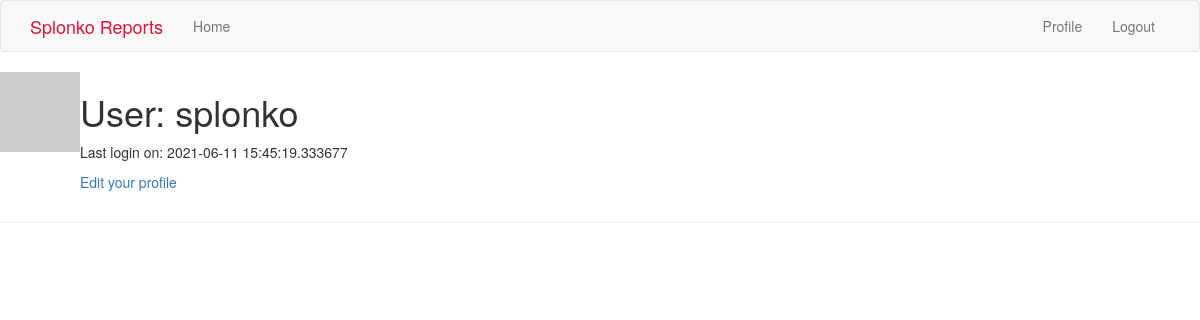
/user/splonko (signed in), run on an earlier commit of the app's database.
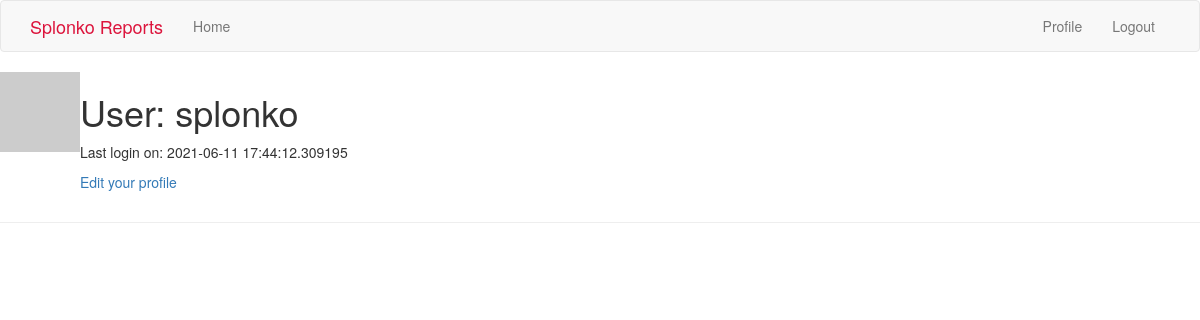
And on a later commit of the database.
### app/models.py (models this page shows, shortened)
class User(UserMixin, db.Model):
    id = db.Column(db.Integer, primary_key=True)
    username = db.Column(db.String(64), index=True, unique=True)
    email = db.Column(db.String(120), index=True, unique=True)
    password_hash = db.Column(db.String(128))
    about_me = db.Column(db.String(140))
    last_login = db.Column(db.DateTime, default=datetime.utcnow)
    def avatar(self, size):
        digest = md5(self.email.lower().encode('utf-8')).hexdigest()
        return 'https://www.gravatar.com/avatar/{}?d=identicon&s={}'.format(
            digest, size)

### app/routes.py (the view)
@app.route('/user/<username>')
@login_required
def user(username):
    user = User.query.filter_by(username=username).first_or_404()
    return render_template('user.html', user=user)

### app/models.py (called while the page is built)
@login.user_loader
def load_user(id):
    return User.query.get(int(id))

### app/routes.py (called while the page is built)
@app.before_request
def before_request():
    if current_user.is_authenticated:
        current_user.last_login = datetime.utcnow()
        db.session.commit()

### app/templates/user.html (shortened to what this page needs)
{% extends "base.html" %}
{% block content %}
    <table>
        <tr valign="top">
            <td><img src="{{ user.avatar(128) }}"></td>
            <td>
                <h1>User: {{ user.username }}</h1>
                {% if user.last_login %}<p>Last login on: {{ user.last_login }}</p>{% endif %}
                {% if user == current_user %}
                    <p><a href="{{ url_for('edit_profile') }}">Edit your profile</a></p>
                {% endif %}
            </td>
        </tr>
    </table>
    <hr>
{% endblock %}

### app/templates/base.html (shortened to what this page needs)
{% extends 'bootstrap/base.html' %}
{% block navbar %}
    <nav class="navbar navbar-default">
        <div class="container">
            <div class="navbar-header">
                <a class="navbar-brand" href="{{ url_for('index') }}" style="color: crimson;">Splonko Reports</a>
            </div>
            <div class="collapse navbar-collapse" id="bs-example-navbar-collapse-1">
                <ul class="nav navbar-nav">
                    <li><a href="{{ url_for('index') }}" >Home</a></li>
                </ul>
                <ul class="nav navbar-nav navbar-right">
                    {% if current_user.is_anonymous %}
                    <li><a href="{{ url_for('login') }}">Login</a></li>
                    {% else %}
                    <li><a href="{{ url_for('user', username=current_user.username) }}">Profile</a></li>
                    <li><a href="{{ url_for('logout') }}">Logout</a></li>
                    {% endif %}
                </ul>
            </div>
        </div>
    </nav>
{% endblock %}

What changed in the data, as far as the page shows it:
changed User "splonko": last_login "2021-06-11 15:45:19.333677" → "2021-06-11 17:44:12.309195"
